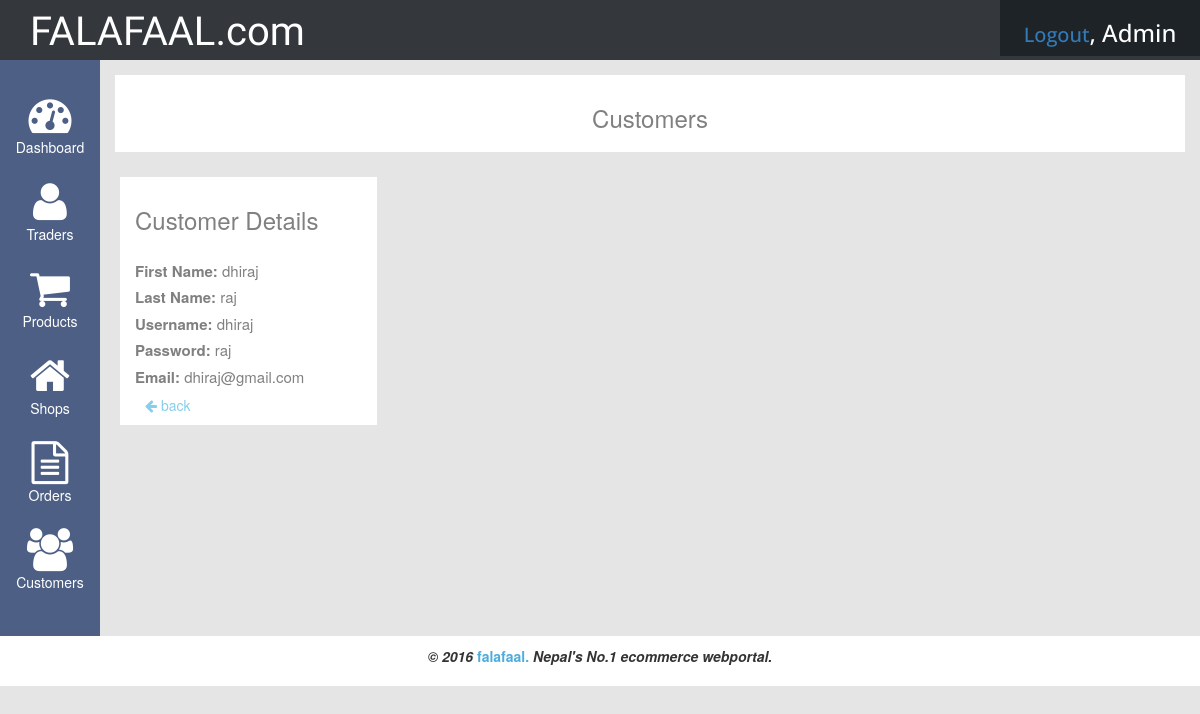
Page /admin/detailcustomer.php?id=2 (signed in) on the committed database.
### tables this page shows
CREATE TABLE IF NOT EXISTS `customers` (
  `cust_id` int(11) NOT NULL AUTO_INCREMENT,
  `fname` varchar(64) NOT NULL,
  `lname` varchar(64) NOT NULL,
  `email` varchar(128) NOT NULL,
  `username` varchar(64) NOT NULL,
  `password` varchar(128) NOT NULL,
  PRIMARY KEY (`cust_id`)
);

### admin/detailcustomer.php (the view, shortened to what this page needs)
<?php
 include("include/header.php");
 $id=$_GET['id'];
?>
<div class="col-xs-12 col-sm-11 col-md-11">
	<div class="col-xs-12 col-sm-12 col-md-12 no-padding">
		<div class="main-title">
			<h3>customers</h3>
		</div>
	</div>
	<div class="col-xs-12 col-sm-12 col-md-12 no-padding">
		<div class="traders-list">
			<?php
				$sql="SELECT * FROM customers WHERE cust_id = '$id'";
					$result = mysqli_query($connection, $sql) or die(mysqli_error());
					while($row = mysqli_fetch_assoc($result)){
						echo "<div class='traders-box'>";
						echo "<h3>customer details</h3>";
						echo "<h4><span>first name: </span>".$row['fname']."</h4>";
						echo "<h4><span>last name: </span>".$row['lname']."</h4>";
						echo "<h4><span>username: </span>".$row['username']."</h4>";
						echo "<h4><span>password: </span>".$row['password']."</h4>";
						echo "<h4><span>email: </span>".$row['email']."</h4>";
						echo "<ul>"."<li>";
							echo "<a href=customers.php?id=".$row['cust_id']."><i class='fa fa-arrow-left'></i> back</a>"."</li>";
							echo "</li>"."</ul>";
						echo "</div>";
					}
			?>
		</div>
	</div>
</div>
<?php include("include/footer.php"); ?>

### admin/css/style.css (style rules this page uses)
body { font-family: 'Raleway', sans-serif; background: #e5e5e5!important; }
.no-padding { padding-left: 0!important; padding-right:0!important; }
.main-title { background: #ffffff; padding:10px 0px; margin-top:15px; text-align:center; }
.main-title h3 { text-transform: capitalize; color:gray; }
.traders-list { margin:20px 0; }
.traders-box { width:24%; margin:5px 5px; padding:10px 15px; background: #ffffff; display:inline-block; }
.traders-box h3 { color:gray; text-transform: capitalize; padding-bottom: 20px; }
.traders-box h4 { font-size:15px; color:gray; }
.traders-box h4 span { text-transform: capitalize; font-weight: bold; }
.traders-box ul { margin-bottom: 0; }
.traders-box ul li { display: inline-block; }
.traders-box ul li a:link, .traders-box ul li a:visited { text-decoration:none; padding:5px 10px; color:skyblue; text-align: right; }

### rows in the picture
customers: fname "dhiraj", lname "raj", username "dhiraj", password "raj", email "dhiraj@gmail.com"

### other values in the picture
$name "Admin"
